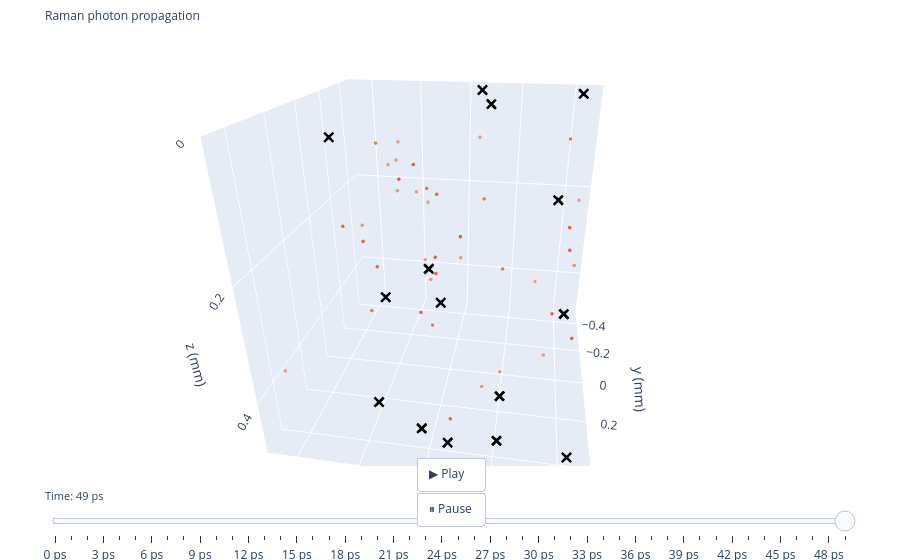

The code cell stored with this chart in its notebook:
### Code cell
# ── user controls for animation ───────────────────────────────────────────────
ANIM_TYPE   = 2      # photon type to animate: 1 = Laser, 2 = Raman, 3 = SRS
N_TRAJ_ANIM = 50     # max number of trajectories to show (keep <200 for performance)
N_FRAMES    = 50     # number of time frames

# ── 1. select trajectories of the requested type ─────────────────────────────
width = PARAMS["width"]
color = nmc.TYPE_COLORS[ANIM_TYPE]
label = nmc.TYPE_LABELS[ANIM_TYPE]

anim_markers = df_summary.loc[
    df_summary["prev_type"] == ANIM_TYPE, "marker"
].values

rng_anim = np.random.default_rng(seed=0)
anim_markers = rng_anim.choice(
    anim_markers,
    size=min(N_TRAJ_ANIM, len(anim_markers)),
    replace=False,
)

# ── 2. slice each trajectory to the active segment of ANIM_TYPE ──────────────
# Keep only rows where type == ANIM_TYPE (the photon IS that type)
# plus the first type-0 termination row so we see where it ends.
segments = []
for marker in anim_markers:
    traj = df_raw[df_raw["marker"] == marker].copy()
    traj = traj.sort_values("t").reset_index(drop=True)

    # find first index where type becomes ANIM_TYPE
    type_rows = traj[traj["type"] == ANIM_TYPE]
    if type_rows.empty:
        continue
    t_birth = type_rows["t"].iloc[0]

    # keep from birth onwards (includes trailing type-0 termination if present)
    seg = traj[traj["t"] >= t_birth].copy()
    seg["marker"] = marker
    segments.append(seg)

if not segments:
    raise RuntimeError(f"No trajectories found for type {ANIM_TYPE}.")

df_anim = pd.concat(segments, ignore_index=True)

# ── 3. build time axis — always starts at 0 ───────────────────────────────────
t_max   = df_anim["t"].max()
t_edges = np.linspace(0.0, t_max, N_FRAMES + 1)
t_mids  = 0.5 * (t_edges[:-1] + t_edges[1:])

# ── 4. cumulative trail: for frame fi show all points with t <= t_edges[fi+1] ─
plotly_frames = []
for fi in range(N_FRAMES):
    t_cut  = t_edges[fi + 1]
    fdata  = df_anim[df_anim["t"] <= t_cut]

    # propagation points (type == ANIM_TYPE)
    prop  = fdata[fdata["type"] == ANIM_TYPE]
    # termination points (type == 0) — mark differently
    term  = fdata[fdata["type"] == 0]

    frame_traces = [
        go.Scatter3d(
            x=prop["x"], y=prop["y"], z=prop["z"],
            mode="markers",
            marker=dict(size=2, color=color, opacity=0.6),
            name=label,
            showlegend=(fi == 0),
        ),
        go.Scatter3d(
            x=term["x"], y=term["y"], z=term["z"],
            mode="markers",
            marker=dict(size=4, color="black", symbol="x", opacity=0.8),
            name="Terminated",
            showlegend=(fi == 0),
        ),
    ]
    plotly_frames.append(go.Frame(data=frame_traces, name=str(fi)))

# ── 5. volume wireframe ───────────────────────────────────────────────────────
w = width
# 12 edges of the box, separated by None
xs = [-w, w,None, w, w,None, w,-w,None,-w,-w,None,  # bottom face
      -w,-w,None, w, w,None, w, w,None,-w,-w,None,  # verticals
      -w, w,None, w,-w,None,-w,-w,None, w, w,None]  # top face — corrected
ys = [-w,-w,None,-w, w,None, w, w,None, w,-w,None,
      -w,-w,None,-w,-w,None, w, w,None, w, w,None,
      -w,-w,None,-w,-w,None, w, w,None, w, w,None]
zs = [ w, w,None, w, w,None, w, w,None, w, w,None,
       w, 0,None, w, 0,None, w, 0,None, w, 0,None,
       0, 0,None, 0, 0,None, 0, 0,None, 0, 0,None]

box_trace = go.Scatter3d(
    x=xs, y=ys, z=zs,
    mode="lines",
    line=dict(color="lightgrey", width=1),
    name="Volume",
    showlegend=False,
    hoverinfo="skip",
)

# ── 6. layout ─────────────────────────────────────────────────────────────────
layout = go.Layout(
    title=dict(
        text=f"{label} photon propagation",
        font=dict(size=12),
    ),
    scene=dict(
        xaxis=dict(title="x (mm)", range=[-w, w]),
        yaxis=dict(title="y (mm)", range=[-w, w]),
        zaxis=dict(title="z (mm)", range=[w, 0]),   # 0 at top
        aspectmode="cube",
        bgcolor="white",
    ),
    legend=dict(itemsizing="constant"),
    updatemenus=[
        dict(
            type="buttons",
            showactive=False,
            y=0.02, x=0.5, xanchor="center",
            buttons=[
                dict(
                    label="▶ Play",
                    method="animate",
                    args=[None, dict(
                        frame=dict(duration=100, redraw=True),
                        fromcurrent=True,
                        transition=dict(duration=0),
                    )],
                ),
                dict(
                    label="⏸ Pause",
                    method="animate",
                    args=[[None], dict(
                        frame=dict(duration=0, redraw=False),
                        mode="immediate",
                    )],
                ),
            ],
        )
    ],
    sliders=[
        dict(
            steps=[
                dict(
                    method="animate",
                    args=[[str(fi)], dict(
                        mode="immediate",
                        frame=dict(duration=0, redraw=True),
                        transition=dict(duration=0),
                    )],
                    label=f"{t_mids[fi]:.0f} ps",
                )
                for fi in range(N_FRAMES)
            ],
            transition=dict(duration=0),
            x=0.05, len=0.90,
            currentvalue=dict(prefix="Time: ", font=dict(size=11)),
        )
    ],
    margin=dict(l=0, r=0, b=80, t=40),
    paper_bgcolor="white",
)

fig_anim = go.Figure(
    data=[box_trace, *plotly_frames[0].data],
    layout=layout,
    frames=plotly_frames,
)
fig_anim.show()

### Figure 1 — Plotly figure (JSON) as saved in the notebook; plotly's stock layout.template omitted (floating-point values rounded to 4 significant figures; data arrays with more than 128 entries replaced by an {"elided": "..."} marker saying what was removed)
{"data": [{"hoverinfo": "skip", "line": {"color": "lightgrey", "width": 1}, "marker": {"color": "#E8602C", "opacity": 0.6, "size": 2}, "mode": "markers", "name": "Raman", "showlegend": false, "type": "scatter3d", "x": {"elided": "870 float values"}, "y": {"elided": "870 float values"}, "z": {"elided": "870 float values"}}, {"marker": {"color": "black", "opacity": 0.8, "size": 4, "symbol": "x"}, "mode": "markers", "name": "Terminated", "showlegend": false, "type": "scatter3d", "x": {"elided": "2753 float values"}, "y": {"elided": "2753 float values"}, "z": {"elided": "2753 float values"}}, {"marker": {"color": "black", "opacity": 0.8, "size": 4, "symbol": "x"}, "mode": "markers", "name": "Terminated", "showlegend": true, "type": "scatter3d", "x": [], "y": [], "z": []}], "layout": {"autosize": true, "legend": {"itemsizing": "constant"}, "margin": {"b": 80, "l": 0, "r": 0, "t": 40}, "paper_bgcolor": "white", "scene": {"aspectmode": "cube", "aspectratio": {"x": 1, "y": 1, "z": 1}, "bgcolor": "white", "camera": {"center": {"x": 0, "y": 0, "z": 0}, "eye": {"x": -0.2609, "y": 1.572, "z": 0.7773}, "projection": {"type": "perspective"}, "up": {"x": 0, "y": 0, "z": 1}}, "xaxis": {"range": [-0.5, 0.5], "title": {"text": "x (mm)"}, "type": "linear"}, "yaxis": {"range": [-0.5, 0.5], "title": {"text": "y (mm)"}, "type": "linear"}, "zaxis": {"range": [0.5, 0], "title": {"text": "z (mm)"}, "type": "linear"}}, "sliders": [{"active": 49, "currentvalue": {"font": {"size": 11}, "prefix": "Time: "}, "len": 0.9, "steps": [{"args": [["0"], {"frame": {"duration": 0, "redraw": true}, "mode": "immediate", "transition": {"duration": 0}}], "label": "0 ps", "method": "animate"}, {"args": [["1"], {"frame": {"duration": 0, "redraw": true}, "mode": "immediate", "transition": {"duration": 0}}], "label": "1 ps", "method": "animate"}, {"args": [["2"], {"frame": {"duration": 0, "redraw": true}, "mode": "immediate", "transition": {"duration": 0}}], "label": "2 ps", "method": "animate"}, {"args": [["3"], {"frame": {"duration": 0, "redraw": true}, "mode": "immediate", "transition": {"duration": 0}}], "label": "3 ps", "method": "animate"}, {"args": [["4"], {"frame": {"duration": 0, "redraw": true}, "mode": "immediate", "transition": {"duration": 0}}], "label": "4 ps", "method": "animate"}, {"args": [["5"], {"frame": {"duration": 0, "redraw": true}, "mode": "immediate", "transition": {"duration": 0}}], "label": "5 ps", "method": "animate"}, {"args": [["6"], {"frame": {"duration": 0, "redraw": true}, "mode": "immediate", "transition": {"duration": 0}}], "label": "6 ps", "method": "animate"}, {"args": [["7"], {"frame": {"duration": 0, "redraw": true}, "mode": "immediate", "transition": {"duration": 0}}], "label": "7 ps", "method": "animate"}, {"args": [["8"], {"frame": {"duration": 0, "redraw": true}, "mode": "immediate", "transition": {"duration": 0}}], "label": "8 ps", "method": "animate"}, {"args": [["9"], {"frame": {"duration": 0, "redraw": true}, "mode": "immediate", "transition": {"duration": 0}}], "label": "9 ps", "method": "animate"}, {"args": [["10"], {"frame": {"duration": 0, "redraw": true}, "mode": "immediate", "transition": {"duration": 0}}], "label": "10 ps", "method": "animate"}, {"args": [["11"], {"frame": {"duration": 0, "redraw": true}, "mode": "immediate", "transition": {"duration": 0}}], "label": "11 ps", "method": "animate"}, {"args": [["12"], {"frame": {"duration": 0, "redraw": true}, "mode": "immediate", "transition": {"duration": 0}}], "label": "12 ps", "method": "animate"}, {"args": [["13"], {"frame": {"duration": 0, "redraw": true}, "mode": "immediate", "transition": {"duration": 0}}], "label": "13 ps", "method": "animate"}, {"args": [["14"], {"frame": {"duration": 0, "redraw": true}, "mode": "immediate", "transition": {"duration": 0}}], "label": "14 ps", "method": "animate"}, {"args": [["15"], {"frame": {"duration": 0, "redraw": true}, "mode": "immediate", "transition": {"duration": 0}}], "label": "15 ps", "method": "animate"}, {"args": [["16"], {"frame": {"duration": 0, "redraw": true}, "mode": "immediate", "transition": {"duration": 0}}], "label": "16 ps", "method": "animate"}, {"args": [["17"], {"frame": {"duration": 0, "redraw": true}, "mode": "immediate", "transition": {"duration": 0}}], "label": "17 ps", "method": "animate"}, {"args": [["18"], {"frame": {"duration": 0, "redraw": true}, "mode": "immediate", "transition": {"duration": 0}}], "label": "18 ps", "method": "animate"}, {"args": [["19"], {"frame": {"duration": 0, "redraw": true}, "mode": "immediate", "transition": {"duration": 0}}], "label": "19 ps", "method": "animate"}, {"args": [["20"], {"frame": {"duration": 0, "redraw": true}, "mode": "immediate", "transition": {"duration": 0}}], "label": "20 ps", "method": "animate"}, {"args": [["21"], {"frame": {"duration": 0, "redraw": true}, "mode": "immediate", "transition": {"duration": 0}}], "label": "21 ps", "method": "animate"}, {"args": [["22"], {"frame": {"duration": 0, "redraw": true}, "mode": "immediate", "transition": {"duration": 0}}], "label": "22 ps", "method": "animate"}, {"args": [["23"], {"frame": {"duration": 0, "redraw": true}, "mode": "immediate", "transition": {"duration": 0}}], "label": "23 ps", "method": "animate"}, {"args": [["24"], {"frame": {"duration": 0, "redraw": true}, "mode": "immediate", "transition": {"duration": 0}}], "label": "24 ps", "method": "animate"}, {"args": [["25"], {"frame": {"duration": 0, "redraw": true}, "mode": "immediate", "transition": {"duration": 0}}], "label": "25 ps", "method": "animate"}, {"args": [["26"], {"frame": {"duration": 0, "redraw": true}, "mode": "immediate", "transition": {"duration": 0}}], "label": "26 ps", "method": "animate"}, {"args": [["27"], {"frame": {"duration": 0, "redraw": true}, "mode": "immediate", "transition": {"duration": 0}}], "label": "27 ps", "method": "animate"}, {"args": [["28"], {"frame": {"duration": 0, "redraw": true}, "mode": "immediate", "transition": {"duration": 0}}], "label": "28 ps", "method": "animate"}, {"args": [["29"], {"frame": {"duration": 0, "redraw": true}, "mode": "immediate", "transition": {"duration": 0}}], "label": "29 ps", "method": "animate"}, {"args": [["30"], {"frame": {"duration": 0, "redraw": true}, "mode": "immediate", "transition": {"duration": 0}}], "label": "30 ps", "method": "animate"}, {"args": [["31"], {"frame": {"duration": 0, "redraw": true}, "mode": "immediate", "transition": {"duration": 0}}], "label": "31 ps", "method": "animate"}, {"args": [["32"], {"frame": {"duration": 0, "redraw": true}, "mode": "immediate", "transition": {"duration": 0}}], "label": "32 ps", "method": "animate"}, {"args": [["33"], {"frame": {"duration": 0, "redraw": true}, "mode": "immediate", "transition": {"duration": 0}}], "label": "33 ps", "method": "animate"}, {"args": [["34"], {"frame": {"duration": 0, "redraw": true}, "mode": "immediate", "transition": {"duration": 0}}], "label": "34 ps", "method": "animate"}, {"args": [["35"], {"frame": {"duration": 0, "redraw": true}, "mode": "immediate", "transition": {"duration": 0}}], "label": "35 ps", "method": "animate"}, {"args": [["36"], {"frame": {"duration": 0, "redraw": true}, "mode": "immediate", "transition": {"duration": 0}}], "label": "36 ps", "method": "animate"}, {"args": [["37"], {"frame": {"duration": 0, "redraw": true}, "mode": "immediate", "transition": {"duration": 0}}], "label": "37 ps", "method": "animate"}, {"args": [["38"], {"frame": {"duration": 0, "redraw": true}, "mode": "immediate", "transition": {"duration": 0}}], "label": "38 ps", "method": "animate"}, {"args": [["39"], {"frame": {"duration": 0, "redraw": true}, "mode": "immediate", "transition": {"duration": 0}}], "label": "39 ps", "method": "animate"}, {"args": [["40"], {"frame": {"duration": 0, "redraw": true}, "mode": "immediate", "transition": {"duration": 0}}], "label": "40 ps", "method": "animate"}, {"args": [["41"], {"frame": {"duration": 0, "redraw": true}, "mode": "immediate", "transition": {"duration": 0}}], "label": "41 ps", "method": "animate"}, {"args": [["42"], {"frame": {"duration": 0, "redraw": true}, "mode": "immediate", "transition": {"duration": 0}}], "label": "42 ps", "method": "animate"}, {"args": [["43"], {"frame": {"duration": 0, "redraw": true}, "mode": "immediate", "transition": {"duration": 0}}], "label": "43 ps", "method": "animate"}, {"args": [["44"], {"frame": {"duration": 0, "redraw": true}, "mode": "immediate", "transition": {"duration": 0}}], "label": "44 ps", "method": "animate"}, {"args": [["45"], {"frame": {"duration": 0, "redraw": true}, "mode": "immediate", "transition": {"duration": 0}}], "label": "45 ps", "method": "animate"}, {"args": [["46"], {"frame": {"duration": 0, "redraw": true}, "mode": "immediate", "transition": {"duration": 0}}], "label": "46 ps", "method": "animate"}, {"args": [["47"], {"frame": {"duration": 0, "redraw": true}, "mode": "immediate", "transition": {"duration": 0}}], "label": "47 ps", "method": "animate"}, {"args": [["48"], {"frame": {"duration": 0, "redraw": true}, "mode": "immediate", "transition": {"duration": 0}}], "label": "48 ps", "method": "animate"}, {"args": [["49"], {"frame": {"duration": 0, "redraw": true}, "mode": "immediate", "transition": {"duration": 0}}], "label": "49 ps", "method": "animate"}], "transition": {"duration": 0}, "x": 0.05, "y": 0}], "title": {"font": {"size": 12}, "text": "Raman photon propagation"}, "updatemenus": [{"active": 0, "buttons": [{"args": [null, {"frame": {"duration": 100, "redraw": true}, "fromcurrent": true, "transition": {"duration": 0}}], "label": "▶ Play", "method": "animate"}, {"args": [[null], {"frame": {"duration": 0, "redraw": false}, "mode": "immediate"}], "label": "⏸ Pause", "method": "animate"}], "showactive": false, "type": "buttons", "x": 0.5, "xanchor": "center", "y": 0.02}]}}
